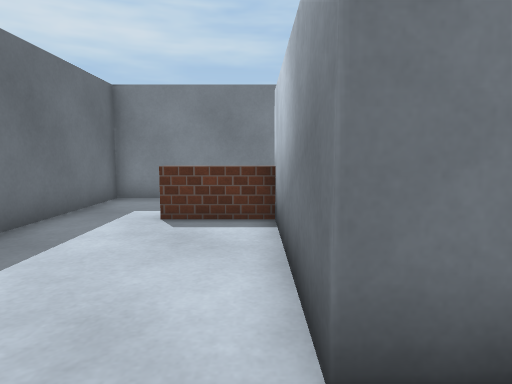
[1] (above)

19 first-person views from a walk through a Unity game level. The camera is 1.3 m above the floor, tilts 6° down and sees 75° across. The floor is counted in squares, 1 m on a side. Each view is taken from the middle of a square. On the plan, view 1 faces up. The plan holds only what a view shows up to about 14 squares ahead; the rest is blank. Surface patterns are stand-ins for the level's own textures.

[2]
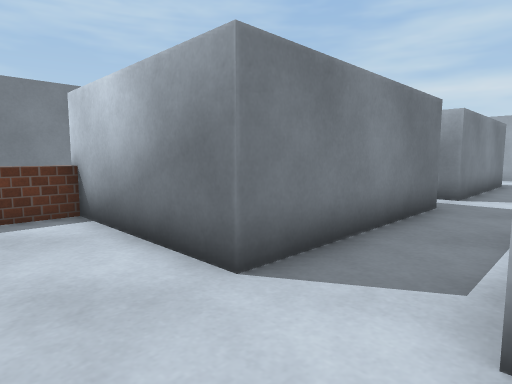

[3]
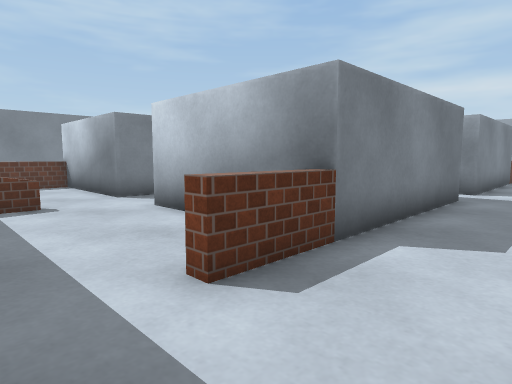

[4]
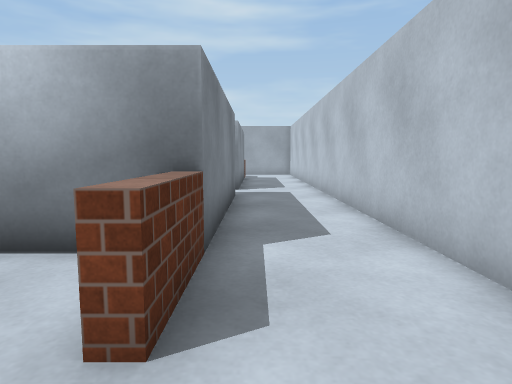

[5]
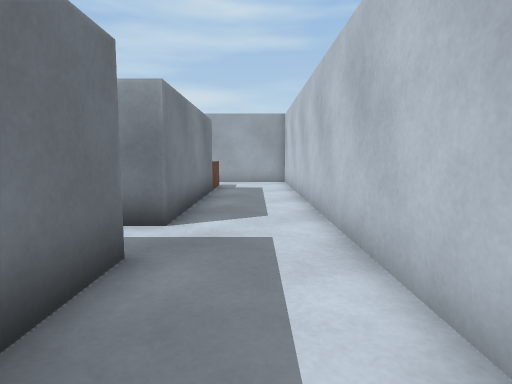

[6]
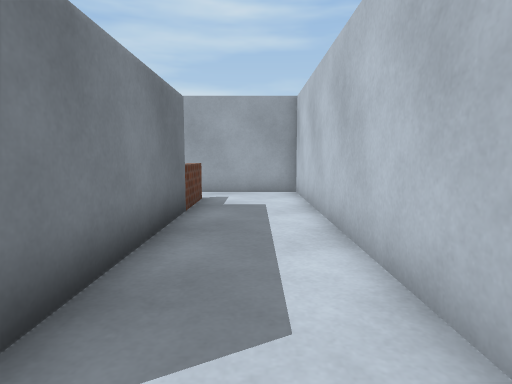

[7]
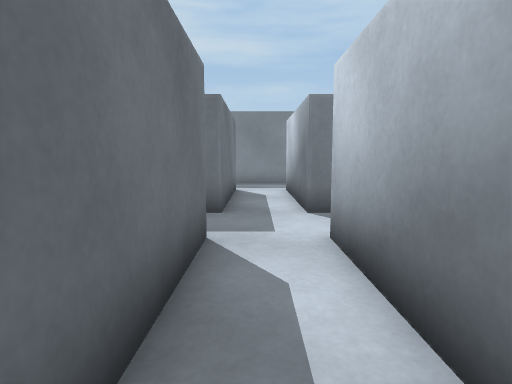

[8]
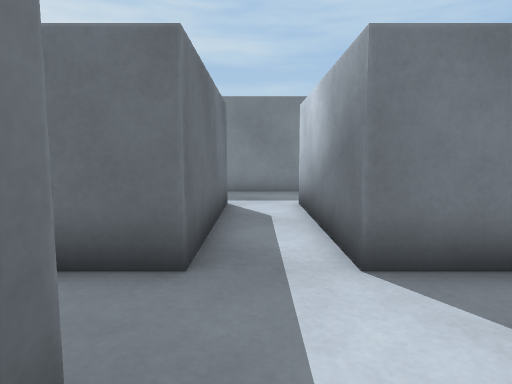

[9]
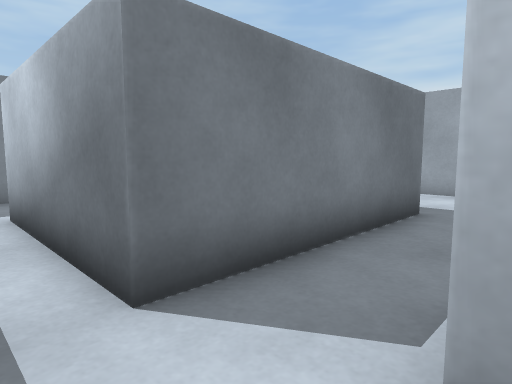

[10]
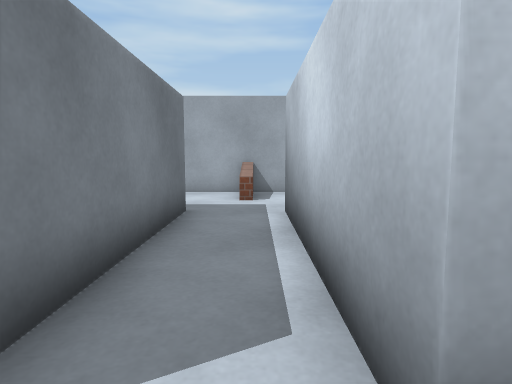

[11]
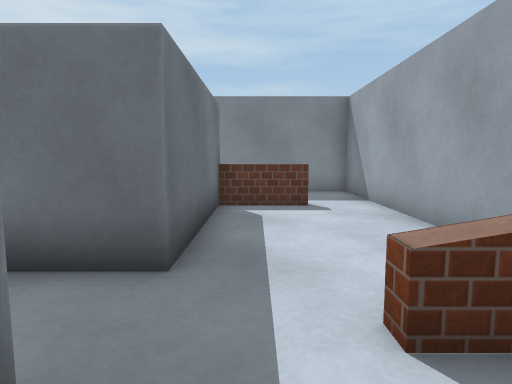

[12]
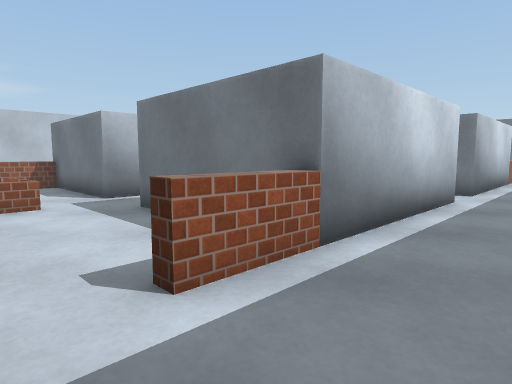

[13]
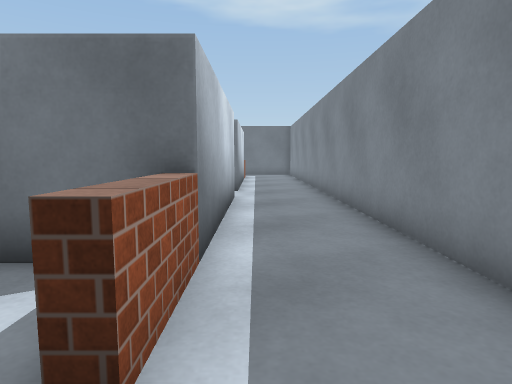

[14]
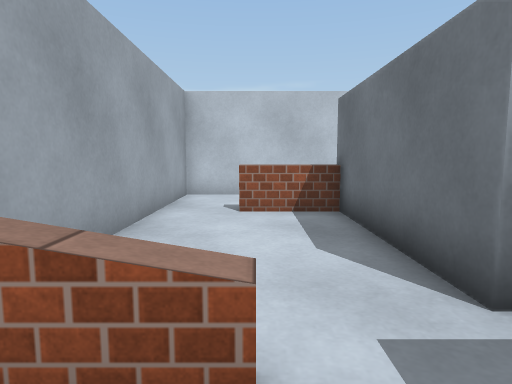

[15]
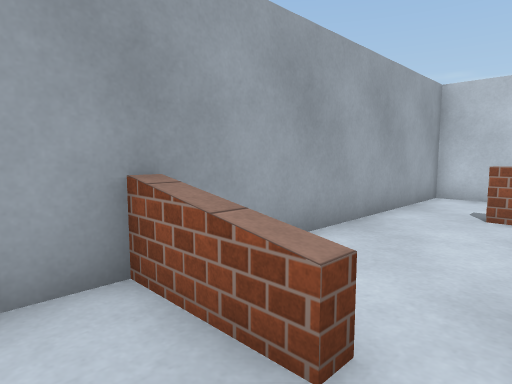

[16]
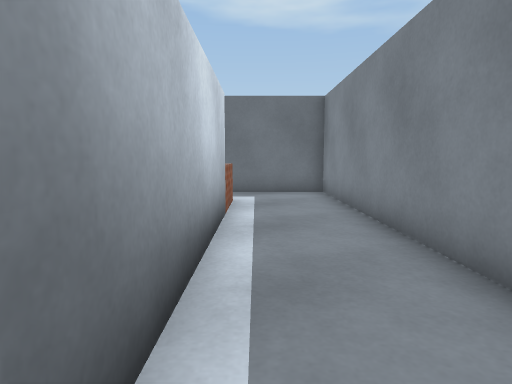

[17]
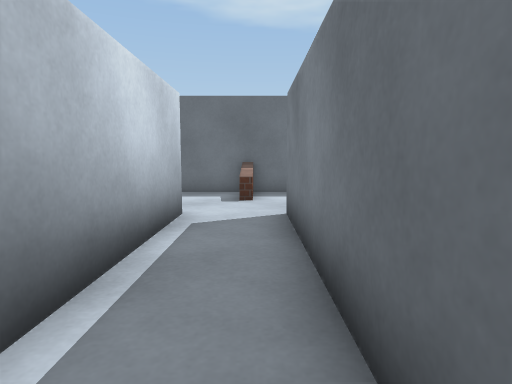

[18]
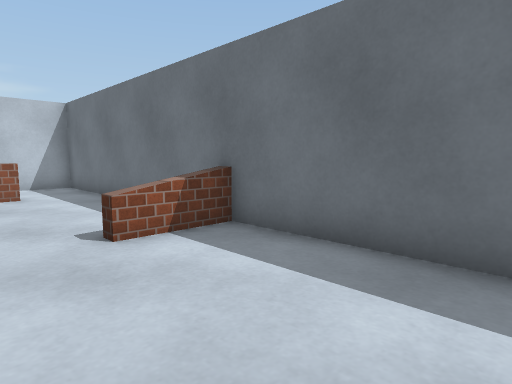

[19]
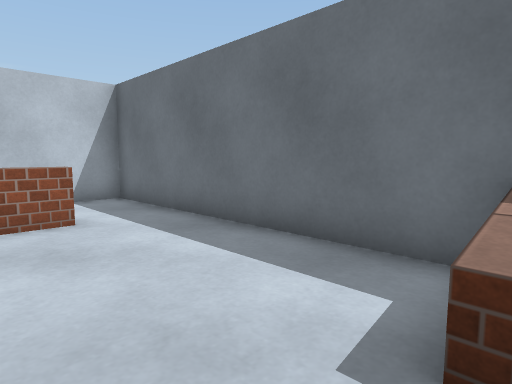

### Floor plan
Points are (right, up) in squares from view 1. A wall is a line through its corners. A room is listed if a view was taken in it or the views show most of it. See-through windows are left out.
Room 1 (views 1, 2, 3, 4, 5, 6, 7, 8, 9, 10, 17, 19)
walls: (7.2, -6.3) (-2, -6.3) (-2, -5.9) (-0.8, -5.9); (7.2, -0.6) (7.2, -5.1); (0.4, -6.4) (0.4, -0.7) (6, -0.7); (16, 1.7) (9.2, 1.7) (9.2, 7.3); (18.4, -6.3) (9.2, -6.3) (9.2, -0.7) (16, -0.7); (7.2, 7.3) (7.2, 1.7) (0.4, 1.7); (-4.4, 1) (-4.4, -9.5) (20.4, -9.5) (20.4, -6.5)
low walls: (-2, 0.9) (-2, 0.5) (-2.9, 0.5)
ways out: opening at (17, 0) to room 2; opening at (19.5, -6) to room 2; opening at (-0.5, 1.5) to room 3; opening at (8, 7) to room 3; opening at (17, 1) to room 4
Room 2 (view 11)
walls: (20.4, -6.5) (20.4, 0); (16, -0.7) (16, -6.4); (15.9, -5.9) (18.5, -5.9)
low walls: (19.9, 0.1) (18, 0.1) (18, 0.5)
ways out: opening at (17, 0) to room 1; opening at (19.5, -6) to room 1
Room 3 (views 12, 13, 16, 18)
walls: (9.2, 7.3) (18.4, 7.3); (0.5, 6.9) (-2, 6.9); (-1.9, 7.3) (7.2, 7.3); (0.4, 1.7) (0.4, 7.4); (-4.5, 0.9) (-2, 0.9); (20.4, 7.5) (20.4, 10.5) (-4.4, 10.5) (-4.4, 1)
ways out: opening at (-0.5, 1.5) to room 1; opening at (8, 7) to room 1; opening at (19.5, 7) to room 4
Room 4 (views 14, 15)
walls: (18.4, 7.3) (18.4, 6.9) (16, 6.9); (18, 0.5) (20.5, 0.5); (20.4, 0) (20.4, 7.5); (16, 7.4) (16, 1.7)
ways out: opening at (17, 1) to room 1; opening at (19.5, 7) to room 3

Positions as (right, up) in squares from view 1, and headings:
1: (0, 0), facing up
2: (-2, -1), facing up-right
3: (-4, -9), facing up-right
4: (-4, -7), facing right
5: (3, -8), facing right
6: (8, -8), facing right
7: (8, -6), facing up
8: (8, -2), facing up
9: (8, -1), facing up-right
10: (8, 0), facing right
11: (17, -2), facing up
12: (20, 10), facing down-left
13: (20, 8), facing left
14: (18, 2), facing down
15: (17, 2), facing down-right
16: (8, 8), facing left
17: (8, 1), facing left
18: (0, 6), facing down-left
19: (0, 1), facing down-left
